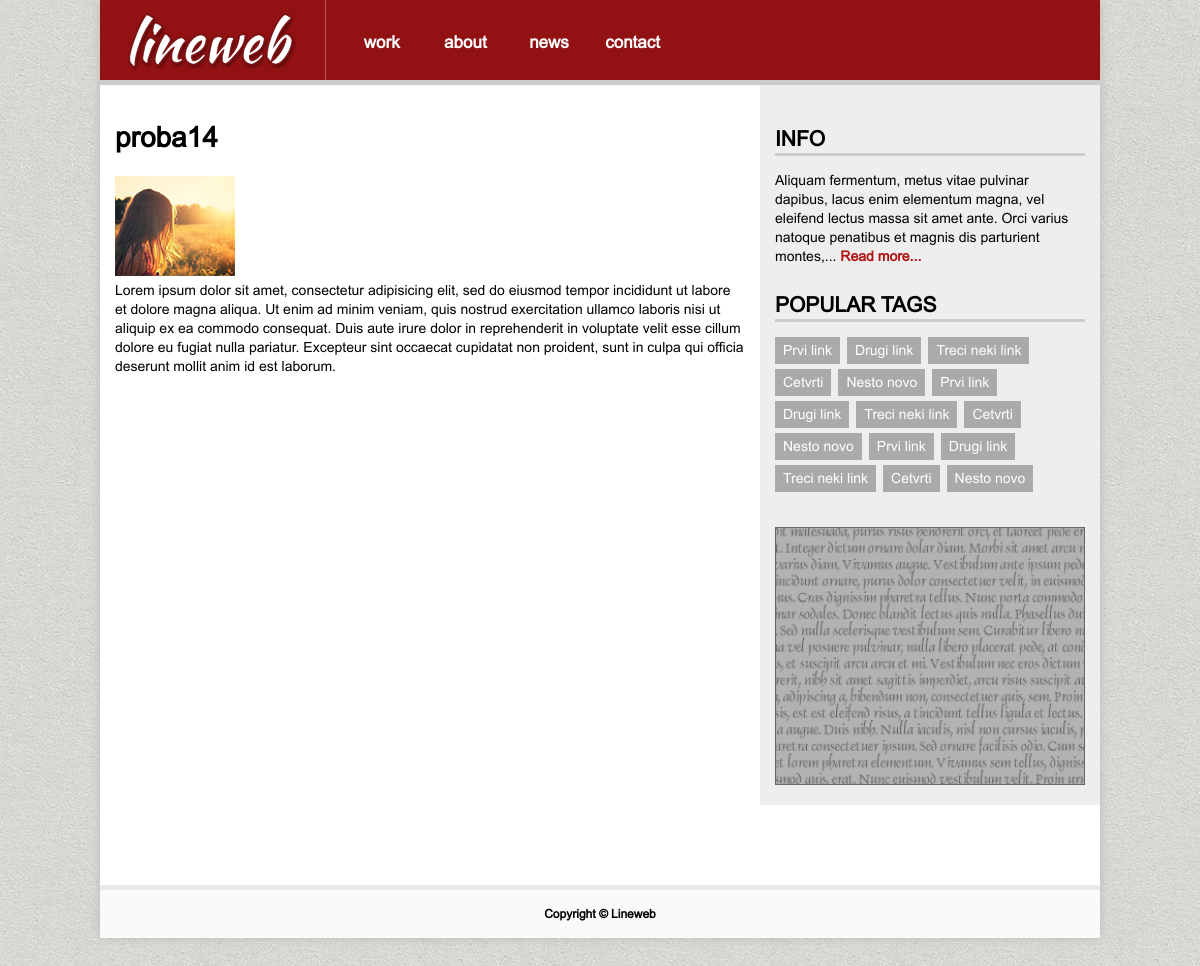
Screenshot of /news/14 with the database file from the repository.
### tables this page shows
CREATE TABLE `news` (
  `id` int(10) NOT NULL,
  `title` varchar(50) NOT NULL,
  `image` varchar(50) NOT NULL,
  `news_text` longtext NOT NULL,
  `id_user` int(10) NOT NULL
);

### controller/news.php (called while the page is built, shortened)
<?php
class news extends Controller{
	public function getSingle($id) {
		$this->data['content'] = DBNews::singleNews($id);
		$this->show_view('news-single');
	}
}

### model/DB.php (called while the page is built, shortened)
<?php
class DB {
	public static $conn;
	public static function getInstance(){
		return self::$conn;
	}
	public function __construct(){
		self::$conn = mysqli_connect(DBSERVER,DBUSER,DBPASS,DBNAME);
	}
	public static function executeSQL($sql) {
		$db = self::getInstance();
		$req = $db->query($sql);
		return $req;
	}
}

### model/DBNews.php (called while the page is built, shortened)
<?php
class DBNews extends DB {
	public static function singleNews($id) {
		$sql = 'SELECT * FROM news where id="'.$id.'"';
		$req = DB::executeSQL($sql);
		$news = $req->fetch_all(MYSQLI_ASSOC);
		return $news[0];
	}
}

### view/news-single.php (the view)
<main class="clearfix">
	<div class="left">
		<h1><?php echo $this->data['content']['title']; ?></h1>
		<img src="/lineweb/assets/uploads/images/<?php echo $this->data['content']['image']; ?>">
		<p class="clearfix"><?php echo $this->data['content']['news_text']; ?></p>
	</div>
	<div class="right">
		<div>
			<h2>INFO</h2>
			<p>Aliquam fermentum, metus vitae pulvinar dapibus, lacus enim elementum magna, vel eleifend lectus massa sit amet ante. Orci varius natoque penatibus et magnis dis parturient montes,... <a href="#">Read more...</a></p>
		</div>
		<div class="clearfix">
			<h2>POPULAR TAGS</h2>
			<ul>
				<li><a href="#">Prvi link</a></li>
				<li><a href="#">Drugi link</a></li>
				<li><a href="#">Treci neki link</a></li>
				<li><a href="#">Cetvrti</a></li>
				<li><a href="#">Nesto novo</a></li>
				<li><a href="#">Prvi link</a></li>
				<li><a href="#">Drugi link</a></li>
				<li><a href="#">Treci neki link</a></li>
				<li><a href="#">Cetvrti</a></li>
				<li><a href="#">Nesto novo</a></li>
				<li><a href="#">Prvi link</a></li>
				<li><a href="#">Drugi link</a></li>
				<li><a href="#">Treci neki link</a></li>
				<li><a href="#">Cetvrti</a></li>
				<li><a href="#">Nesto novo</a></li>
			</ul>
		</div>
		<div>
			<img src="../assets/images/reklama.gif">
		</div>
	</div>
</main>

### assets/css/main.css (style rules this page uses)
body, header, main, nav, ul, li, h2, h3, p, a { margin: 0; padding: 0; }
body { background-image: url(../images/background.png); font-family: 'arialregular'; font-size: 14px; }
.clearfix:after { visibility: hidden; display: block; font-size: 0; content: " "; clear: both; height: 0; }
main { background-color: #FFFFFF; border-top: 5px solid #CCCCCC; border-bottom: 5px solid #EAEAEA; }
main h2 { margin-top: 25px; margin-bottom: 15px; }
main .left { width: 95%; padding: 1.5%; margin-bottom: 25px; }
main p a { text-decoration: none; color: #B21212; font-weight: bold; }
main .right { width: 95%; margin-bottom: 5%; background-color: #EEEEEE; padding: 1.5%; }
main .right h2 { border-bottom: 3px solid #CCCCCC; }
main .right li { list-style: none; float: left; margin-right: 15px; margin-bottom: 5px; }
main .right li a { display: inline-block; text-decoration: none; color: white; width: 100%; background-color: #AAAAAA; padding: 4px; text-align: center; font-size: 14px; }
.right div > img { margin-top: 30px; width: 60%; }

### assets/css/responsive.css (style rules this page uses)
@media only screen and (min-width : 992px) { main { min-height: 800px; } }
@media only screen and (min-width : 992px) { main .left { float:left; width: 63%; } }
@media only screen and (min-width : 992px) { main .right { float: right; width: 31%; } }
@media only screen and (min-width : 992px) { .right div > img { margin-top: 30px; width: 100%; } }

### rows the page displays
news: title "proba14", image (picture), news_text "Lorem ipsum dolor sit amet, consectetur adipisicing elit, sed do eiusmod tempor incididunt ut labore et dolore magna aliqua. Ut enim ad minim veniam, quis nostrud exercitation ullamco laboris nisi ut aliquip ex ea commodo consequat. Duis aute irure dolor in reprehenderit in voluptate velit esse cillum dolore eu fugiat nulla pariatur. Excepteur sint occaecat cupidatat non proident, sunt in culpa qui officia deserunt mollit anim id est laborum."
